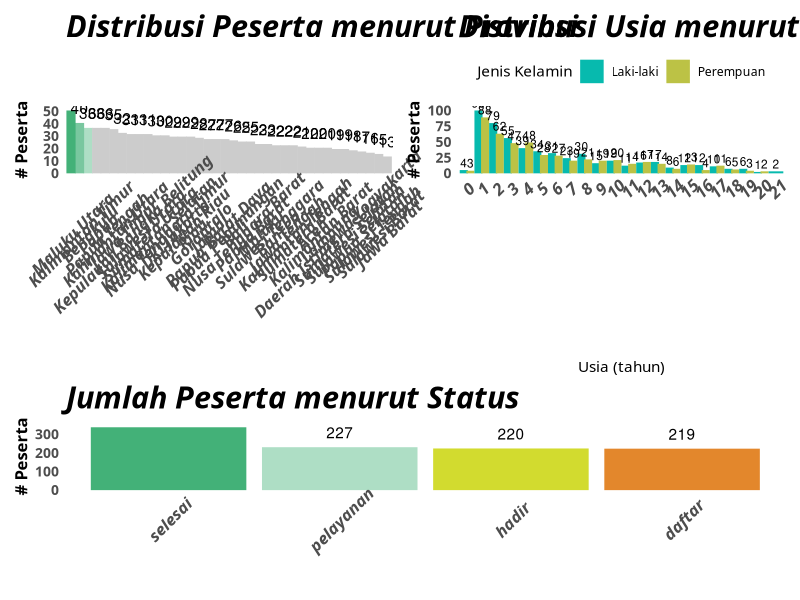
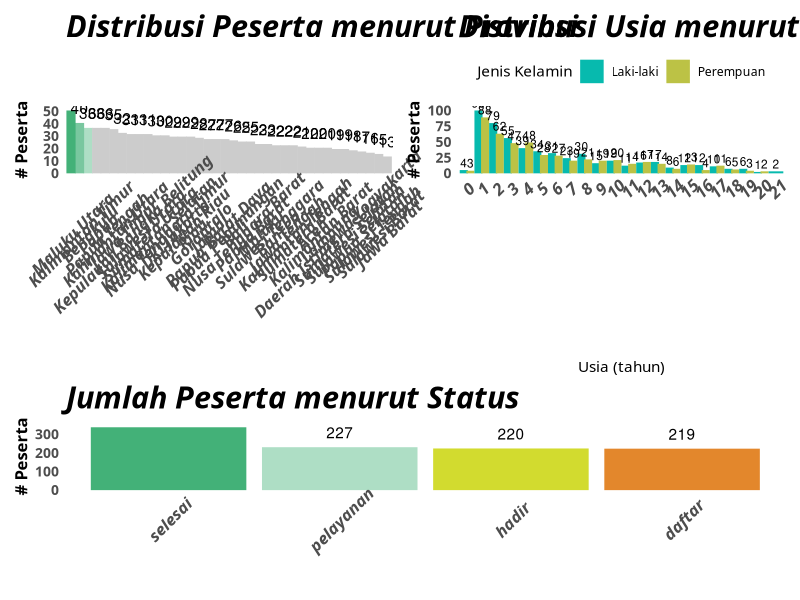

These figures' R source, in order:
library(tidyverse)
library(ggplot2)
library(forcats)
library(scales)
library(lubridate)
library(patchwork)  # for combining plots


df <- read.csv("output/dataset.csv")
df <- df %>% 
  dplyr::mutate(
    sex = factor(sex, levels = c("Laki-laki", "Perempuan")),
    date_of_birth = as.Date(date_of_birth),
    state = factor(state, levels = c("daftar", "hadir", "pelayanan", "selesai"))
  ) %>%  
  dplyr::mutate(
    current_date = lubridate::today(), # Get today's date
    age = floor(time_length(interval(date_of_birth, current_date), unit = "years"))
  )


theme_bgsi <- theme_minimal() +
  theme(
    legend.position = "none",
    text = element_text(family = "Montserrat"),
    axis.text.x = element_text(
      family = "Montserrat",
      face   = "bold.italic",
      size   = 12,
      angle  = 45,
      vjust  = 0.7
    ),
    axis.title.y = element_text(
      family = "Montserrat",
      face   = "bold",
      size   = 12
    ),
    axis.text.y = element_text(
      family = "Montserrat",
      face   = "bold",
      size   = 10
    ),
    plot.title = element_text(
      family     = "Montserrat",
      face       = "bold.italic",
      size       = 22,
      lineheight = .1
    ),
    panel.grid = element_blank()
  )

## =====================================================
## 1) Province distribution 
## =====================================================
prov_counts <- df %>% 
  dplyr::group_by(province) %>% 
  dplyr::summarise(n = n_distinct(patient_id), .groups = "drop")

top3_prov <- prov_counts %>% 
  arrange(desc(n)) %>% 
  slice_head(n = 3) %>% 
  pull(province)


prov_palette <- c(
  "#43B178FF",
  "#79C79FFF",
  "#AEDEC5FF",
  "grey80"
)
names(prov_palette) <- c(top3_prov, "OTHER")

p_province <- ggplot(
  prov_counts,
  aes(
    x = fct_reorder(province, n, .desc = TRUE),
    y = n,
    fill  = ifelse(province %in% top3_prov, province, "OTHER"),
    color = ifelse(province %in% top3_prov, province, "OTHER")
  )
) +
  geom_col() +
  geom_text(
    aes(label = comma(n), group = province),
    vjust = -0.8,
    color = "black"
  ) +
  scale_fill_manual(values = prov_palette) +
  scale_color_manual(values = prov_palette) +
  labs(
    title = "Distribusi Peserta menurut Provinsi",
    x = "",
    y = "# Peserta"
  ) +
  scale_y_continuous(
    labels = comma,
    expand = expansion(mult = c(0, 0.08))
  ) +
  theme_bgsi

## ======================================
## 2) Age distribution by sex
## ======================================
age_sex_counts <- df %>% 
  dplyr::group_by(age, sex) %>% 
  dplyr::summarise(n = n_distinct(patient_id), .groups = "drop")

p_age_sex <- ggplot(
  age_sex_counts,
  aes(
    x = factor(age),
    y = n,
    fill  = sex,
    color = sex
  )
) +
  geom_col(position = "dodge") +
  geom_text(
    aes(label = comma(n)),
    position = position_dodge(width = 0.9),
    vjust = -0.4,
    color = "black",
    size = 3
  ) +
  scale_fill_manual(
    values = c(
      "Laki-laki" = "#07baae",
      "Perempuan" = "#bcc245"
    )
  ) +
  scale_color_manual(
    values = c(
      "Laki-laki" = "#07baae",
      "Perempuan" = "#bcc245"
    )
  ) +
  labs(
    title = "Distribusi Usia menurut Jenis Kelamin",
    x = "Usia (tahun)",
    y = "# Peserta",
    fill = "Jenis Kelamin",
    color = "Jenis Kelamin"
  ) +
  scale_y_continuous(
    labels = comma,
    expand = expansion(mult = c(0, 0.08))
  ) +
  theme_bgsi +
  theme(axis.title.x = element_text(vjust=-0.2) ) + 
  theme(legend.position = "top")

## ======================================
## 3) Count by state
## ======================================
state_counts <- df %>% 
  dplyr::group_by(state) %>% 
  dplyr::summarise(n = n_distinct(patient_id), .groups = "drop")


base_state_palette <- c(
  "#43B178FF",
  "#d2db2fff",  
  "#AEDEC5FF",
  "#F4A259FF" 
)


state_levels <- unique(state_counts$state)

state_palette <- c()
if ("selesai" %in% state_levels) {
  state_palette["selesai"] <- "#43B178FF"
}
if ("daftar" %in% state_levels) {
  state_palette["daftar"] <- "#e3872cff"
}

other_states <- setdiff(state_levels, names(state_palette))
if (length(other_states) > 0) {
  remaining_cols <- base_state_palette[!(base_state_palette %in% state_palette)]
  remaining_cols <- remaining_cols[seq_len(min(length(remaining_cols), length(other_states)))]
  names(remaining_cols) <- other_states
  state_palette <- c(state_palette, remaining_cols)
}

p_state <- ggplot(
  state_counts,
  aes(
    x = fct_reorder(state, n, .desc = TRUE),
    y = n,
    fill  = state,
    color = state
  )
) +
  geom_col() +
  geom_text(
    aes(label = comma(n), group = state),
    vjust = -0.8,
    color = "black"
  ) +
  scale_fill_manual(values = state_palette) +
  scale_color_manual(values = state_palette) +
  labs(
    title = "Jumlah Peserta menurut Status",
    x = "",
    y = "# Peserta"
  ) +
  scale_y_continuous(
    labels = comma,
    expand = expansion(mult = c(0, 0.08))
  ) +
  theme_bgsi

## ==========================
## Combine into one figure
## ==========================
combined_plot <- (p_province | p_age_sex) / p_state

combined_plot
png(file = "output/plots.png", width = 2000, height = 970, units = "px", res = 100)
plot(combined_plot)
dev.off()

#ggsave( plot = combined_plot)
write.table(top3_prov, "output/top3_prov.csv")
write.table(age_sex_counts, "output/age_sex_counts.csv")

